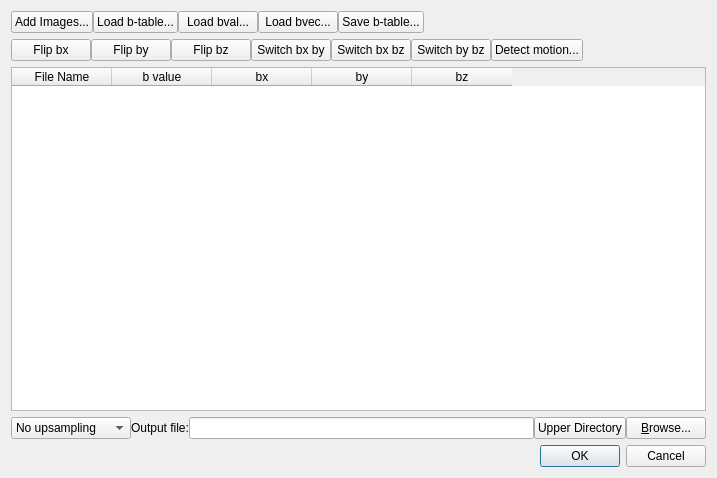
<?xml version="1.0" encoding="UTF-8"?>
<ui version="4.0">
 <class>dicom_parser</class>
 <widget class="QDialog" name="dicom_parser">
  <property name="windowModality">
   <enum>Qt::ApplicationModal</enum>
  </property>
  <property name="geometry">
   <rect>
    <x>0</x>
    <y>0</y>
    <width>717</width>
    <height>478</height>
   </rect>
  </property>
  <property name="font">
   <font>
    <family>Arial</family>
   </font>
  </property>
  <property name="windowTitle">
   <string>B-table</string>
  </property>
  <property name="layoutDirection">
   <enum>Qt::LeftToRight</enum>
  </property>
  <property name="modal">
   <bool>false</bool>
  </property>
  <layout class="QHBoxLayout" name="horizontalLayout">
   <item>
    <layout class="QVBoxLayout" name="verticalLayout">
     <item>
      <layout class="QHBoxLayout" name="horizontalLayout_3">
       <property name="spacing">
        <number>0</number>
       </property>
       <item>
        <widget class="QPushButton" name="loadImage">
         <property name="text">
          <string>Add Images...</string>
         </property>
        </widget>
       </item>
       <item>
        <widget class="QPushButton" name="load_b_table">
         <property name="text">
          <string>Load b-table...</string>
         </property>
        </widget>
       </item>
       <item>
        <widget class="QPushButton" name="load_bval">
         <property name="text">
          <string>Load bval...</string>
         </property>
        </widget>
       </item>
       <item>
        <widget class="QPushButton" name="load_bvec">
         <property name="text">
          <string>Load bvec...</string>
         </property>
        </widget>
       </item>
       <item>
        <widget class="QPushButton" name="save_b_table">
         <property name="text">
          <string>Save b-table...</string>
         </property>
        </widget>
       </item>
       <item>
        <spacer name="horizontalSpacer_2">
         <property name="orientation">
          <enum>Qt::Horizontal</enum>
         </property>
         <property name="sizeHint" stdset="0">
          <size>
           <width>40</width>
           <height>20</height>
          </size>
         </property>
        </spacer>
       </item>
      </layout>
     </item>
     <item>
      <layout class="QHBoxLayout" name="horizontalLayout_4">
       <property name="spacing">
        <number>0</number>
       </property>
       <item>
        <widget class="QPushButton" name="flip_x">
         <property name="text">
          <string>Flip bx</string>
         </property>
        </widget>
       </item>
       <item>
        <widget class="QPushButton" name="flip_y">
         <property name="text">
          <string>Flip by</string>
         </property>
        </widget>
       </item>
       <item>
        <widget class="QPushButton" name="flip_z">
         <property name="text">
          <string>Flip bz</string>
         </property>
        </widget>
       </item>
       <item>
        <widget class="QPushButton" name="switch_xy">
         <property name="text">
          <string>Switch bx by</string>
         </property>
        </widget>
       </item>
       <item>
        <widget class="QPushButton" name="swith_xz">
         <property name="text">
          <string>Switch bx bz</string>
         </property>
        </widget>
       </item>
       <item>
        <widget class="QPushButton" name="switch_yz">
         <property name="text">
          <string>Switch by bz</string>
         </property>
        </widget>
       </item>
       <item>
        <widget class="QPushButton" name="motion_correction">
         <property name="text">
          <string>Detect motion...</string>
         </property>
        </widget>
       </item>
       <item>
        <spacer name="horizontalSpacer">
         <property name="orientation">
          <enum>Qt::Horizontal</enum>
         </property>
         <property name="sizeHint" stdset="0">
          <size>
           <width>40</width>
           <height>20</height>
          </size>
         </property>
        </spacer>
       </item>
      </layout>
     </item>
     <item>
      <widget class="QTableWidget" name="tableWidget">
       <property name="layoutDirection">
        <enum>Qt::LeftToRight</enum>
       </property>
       <property name="horizontalScrollMode">
        <enum>QAbstractItemView::ScrollPerItem</enum>
       </property>
       <property name="gridStyle">
        <enum>Qt::SolidLine</enum>
       </property>
       <column>
        <property name="text">
         <string>File Name</string>
        </property>
       </column>
       <column>
        <property name="text">
         <string>b value</string>
        </property>
       </column>
       <column>
        <property name="text">
         <string>bx</string>
        </property>
       </column>
       <column>
        <property name="text">
         <string>by</string>
        </property>
       </column>
       <column>
        <property name="text">
         <string>bz</string>
        </property>
       </column>
      </widget>
     </item>
     <item>
      <layout class="QHBoxLayout" name="horizontalLayout_2">
       <property name="spacing">
        <number>0</number>
       </property>
       <item>
        <widget class="QComboBox" name="upsampling">
         <item>
          <property name="text">
           <string>No upsampling</string>
          </property>
         </item>
         <item>
          <property name="text">
           <string>upsampling 2</string>
          </property>
         </item>
         <item>
          <property name="text">
           <string>downsampling 2</string>
          </property>
         </item>
         <item>
          <property name="text">
           <string>upsampling 4</string>
          </property>
         </item>
        </widget>
       </item>
       <item>
        <widget class="QLabel" name="label">
         <property name="frameShape">
          <enum>QFrame::NoFrame</enum>
         </property>
         <property name="text">
          <string>Output file:</string>
         </property>
        </widget>
       </item>
       <item>
        <widget class="QLineEdit" name="SrcName"/>
       </item>
       <item>
        <widget class="QPushButton" name="upperDir">
         <property name="text">
          <string>Upper Directory</string>
         </property>
        </widget>
       </item>
       <item>
        <widget class="QPushButton" name="pushButton">
         <property name="text">
          <string>&amp;Browse...</string>
         </property>
        </widget>
       </item>
      </layout>
     </item>
     <item>
      <widget class="QDialogButtonBox" name="buttonBox">
       <property name="layoutDirection">
        <enum>Qt::LeftToRight</enum>
       </property>
       <property name="orientation">
        <enum>Qt::Horizontal</enum>
       </property>
       <property name="standardButtons">
        <set>QDialogButtonBox::Cancel|QDialogButtonBox::Ok</set>
       </property>
      </widget>
     </item>
    </layout>
   </item>
  </layout>
 </widget>
 <resources/>
 <connections>
  <connection>
   <sender>buttonBox</sender>
   <signal>accepted()</signal>
   <receiver>dicom_parser</receiver>
   <slot>accept()</slot>
   <hints>
    <hint type="sourcelabel">
     <x>248</x>
     <y>254</y>
    </hint>
    <hint type="destinationlabel">
     <x>157</x>
     <y>274</y>
    </hint>
   </hints>
  </connection>
  <connection>
   <sender>buttonBox</sender>
   <signal>rejected()</signal>
   <receiver>dicom_parser</receiver>
   <slot>reject()</slot>
   <hints>
    <hint type="sourcelabel">
     <x>316</x>
     <y>260</y>
    </hint>
    <hint type="destinationlabel">
     <x>286</x>
     <y>274</y>
    </hint>
   </hints>
  </connection>
 </connections>
</ui>
